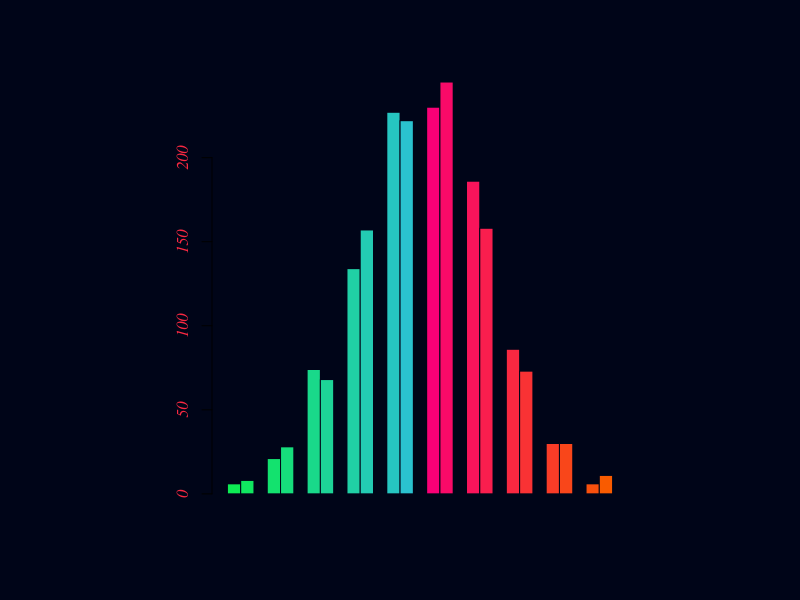
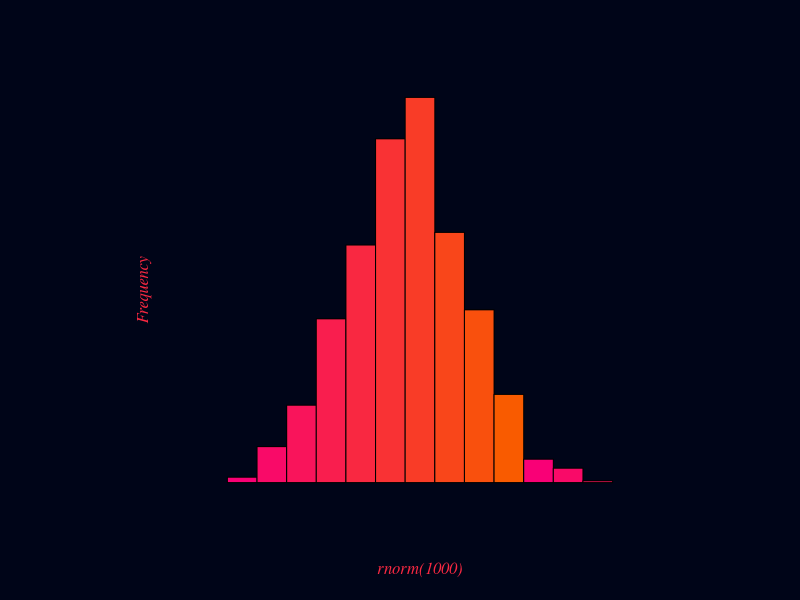
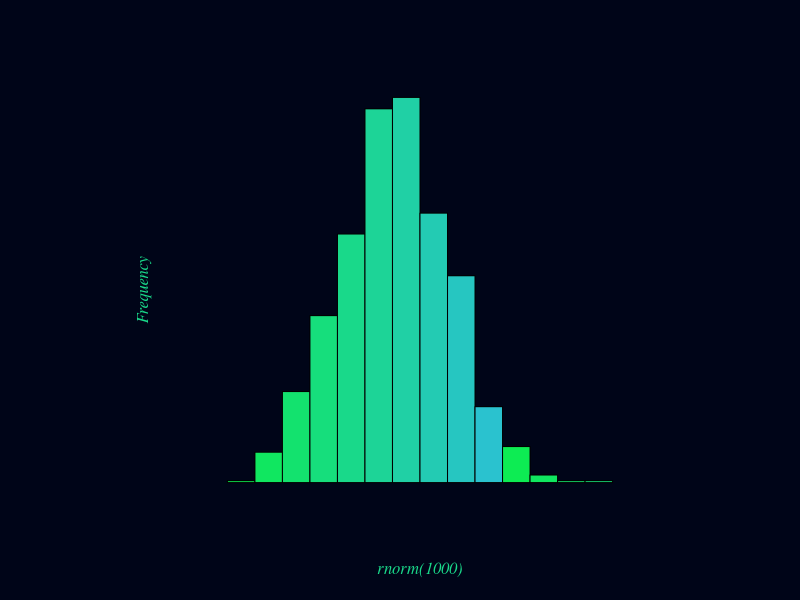
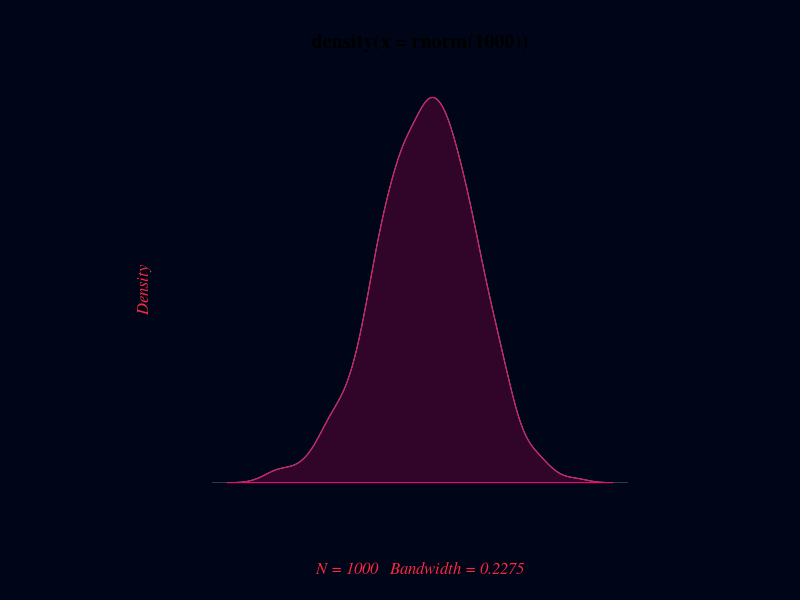
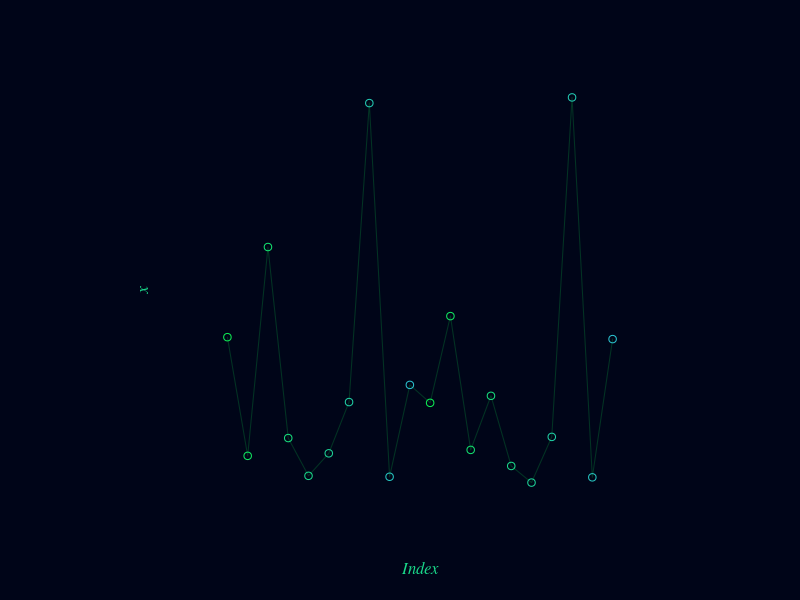

The R script that drew these images, in order:
p <- colorRampPalette(c('#0dec53','#2ac2cf'))(10)
m <- colorRampPalette(c('#f90076','#f95b00'))(10)
b <- '#000518'



A <- 
  matrix(
    c(
      x <- table(cut(rnorm(1000), breaks = 10)),
      y <- table(cut(rnorm(1000), breaks = 10))
    ),
    ncol = 2,
    byrow = FALSE
  )

par(bg = b, pty = 's', font.axis = 3, font.lab = 3, family = 'serif', col.axis = m[5], col.lab = m[5])
barplot(t(A), beside = TRUE, col = c(p,m), border = FALSE, horiz = FALSE)

par(mfrow = c(1,1))
hist(rnorm(1000), col = m, col.lab = m[5], axes = F, main = '')
hist(rnorm(1000), col = p, col.lab = p[5], axes = F, main = '')

#
x <- density(rnorm(1000))
plot(x, col = p, axes = FALSE)
polygon(x, col = paste0(m,33), border = m)

#
par(bg = b, pty = 's', font.axis = 3, font.lab = 3, family = 'serif', col.axis = p[5], col.lab = p[5])
x <- rexp(20)
plot(x, type = 'l', col = paste0(p,33), pch = 16, axes= FALSE)
points(x, col = p)
